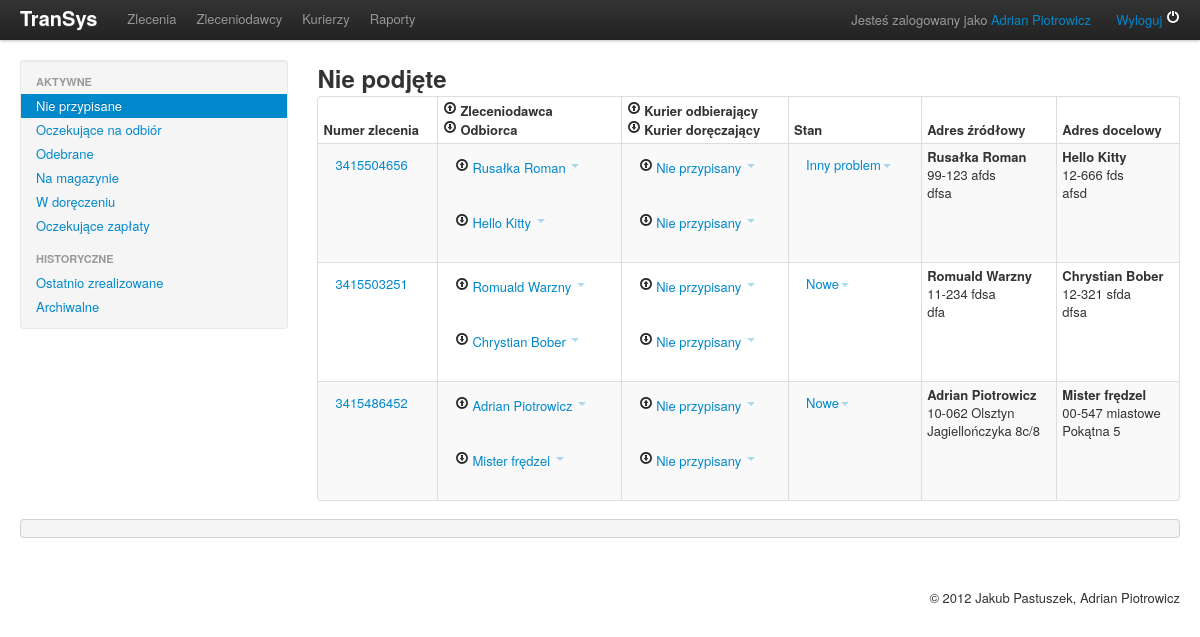
The page /admin/packages (signed in) on the database its author committed.
### tables this page shows
CREATE TABLE IF NOT EXISTS `user` (
  `user_id` int(10) unsigned NOT NULL AUTO_INCREMENT,
  `user_login` varchar(45) NOT NULL,
  `user_password` varchar(40) NOT NULL,
  `user_name` varchar(45) NOT NULL,
  `user_type` varchar(45) NOT NULL,
  `user_email` varchar(45) DEFAULT NULL,
  `user_phone` varchar(45) DEFAULT NULL,
  PRIMARY KEY (`user_id`)
);

CREATE TABLE IF NOT EXISTS `package` (
  `package_id` int(10) unsigned NOT NULL AUTO_INCREMENT,
  `package_tracking_code` varchar(10) NOT NULL,
  `sender_id` int(10) unsigned NOT NULL,
  `receiver_id` int(10) unsigned NOT NULL,
  `package_weight` float unsigned NOT NULL,
  `package_width` float unsigned NOT NULL,
  `package_height` float unsigned NOT NULL,
  `package_depth` float unsigned NOT NULL,
  `package_payment_method` varchar(45) NOT NULL,
  `courier_pick_id` int(10) unsigned DEFAULT NULL,
  `courier_deliver_id` int(10) unsigned DEFAULT NULL,
  `package_payment_received` tinyint(3) unsigned NOT NULL DEFAULT '0',
  PRIMARY KEY (`package_id`),
  UNIQUE KEY `package_tracking_code_UNIQUE` (`package_tracking_code`),
  KEY `fk_package_sender` (`sender_id`),
  KEY `fk_package_receiver` (`receiver_id`),
  KEY `fk_package_user1` (`courier_pick_id`),
  KEY `fk_package_user2` (`courier_deliver_id`)
);

### application/view.php (called while the page is built, shortened)
<?php
class App_View {
	protected $_viewScript;
	public function setView($sViewScript)
	{
		$this->_viewScript = $sViewScript;
		return $this;
	}
	public function setLayout($layout)
	{
		return $this;
	}
    public function render()
    {
        $this->_run(APPLICATION_PATH. '/views/' . $this->_viewScript);
        return ob_get_clean();
    }
    protected function _run()
    {
    	include func_get_arg(0);
    }
}

### htdocs/index.php (called while the page is built, shortened)
<?php
try {
	require_once APPLICATION_PATH . '/bootstrap.php';
	$oRequest = App_Request::getInstance();
	try {
		$oController = new $sControllerClass();
		$oController->init();
		$sActionMethod = strtolower($oRequest->getAction()) . 'Action';
		$oController->$sActionMethod();
		$content = $oController->view->render();
		include APPLICATION_PATH . '/views/' . $oController->view->getLayout() . '.phtml';
	} catch (Exception $e) {
		trigger_error('General error occured: ' . $e->getMessage(), E_USER_WARNING);
		$oController = new Controller_Default();
		$oController->init();
		$oController->errorAction();
		$oController->view->setView('default/error.phtml');
		$content = $oController->view->render();
		include APPLICATION_PATH . '/views/' . $oController->view->getLayout() . '.phtml';
	}
} catch (Exception $e) {
}

### application/auth.php (called while the page is built, shortened)
<?php
class App_Auth {
	private static $_instance = null;
	private $_identity;
	protected $_oDbAdapter;
	public static function getInstance()
	{
		return self::$_instance;
	}
	public static function setInstance(App_Auth $oAuth)
	{
		self::$_instance = $oAuth;
	}
	public function __construct()
	{
		$this->_oDbAdapter = App_Db::getInstance()->getAdapter();
	}
	public function getIdentity()
	{
		if (is_null($this->_identity)) {
			$query = "
				SELECT  *
				FROM	`user`
				WHERE	`user_id` = " . (int) $_SESSION['__TRU']['user_id'] . "
			";
			$mResult = $this->_oDbAdapter->query($query)->fetch();
			$this->_identity = $mResult;
		}
		return $this->_identity;
	}
	public function hasIdentity()
	{
		if (isset($_SESSION)
				&& isset($_SESSION['__TRU'])
				&& isset($_SESSION['__TRU']['user_id'])
				&& is_numeric($_SESSION['__TRU']['user_id'])
				) {
			return true;
		}
		return false;
	}
}

### application/bootstrap.php (called while the page is built, shortened)
<?php
function classAutoloader($sClassName) {
	$aClassName = explode('_', $sClassName);
	if (count($aClassName) == 2) {
		$sType = strtolower(array_shift($aClassName));
		$sClassFile = strtolower(array_shift($aClassName));
	} else {
		$sClassFile = strtolower(array_shift($aClassName));
		$sType = 'app';
	}
	switch ($sType) {
		case 'controller':
			$sClassPath = APPLICATION_PATH . '/controllers/';
			break;
		case 'model':
			$sClassPath = APPLICATION_PATH . '/models/';
			break;
		case 'app':
		default:
			$sClassPath = APPLICATION_PATH . '/';
			break;
	}
}

### application/db.php (called while the page is built, shortened)
<?php
class App_Db {
	protected static $_instance;
	protected $_oDbAdapter;
	public function getAdapter()
	{
		return $this->_oDbAdapter;
	}
	public function connect()
	{
		try {
			$this->_oDbAdapter = new PDO('mysql:host=localhost;dbname=transys', 'transys', 'transyspass',
					array(
							PDO::ATTR_ERRMODE => PDO::ERRMODE_EXCEPTION,
							PDO::MYSQL_ATTR_INIT_COMMAND => "set names utf8",
							PDO::ATTR_DEFAULT_FETCH_MODE => PDO::FETCH_OBJ
					));
		} catch (PDOException $e) {
			$this->handlePDOException($e);
			return false;
		}
	}
	public static function getInstance()
	{
		if (null === self::$_instance) {
			self::$_instance = new self();
		}
		return self::$_instance;
	}
}

### application/controllers/admin.php (called while the page is built, shortened)
<?php
class Controller_Admin extends App_Controller {
	public function init()
	{
		$this->view->setLayout('layout_admin');
	}
	public function packagesAction()
	{
		$oRequest = App_Request::getInstance();
		if ('admin' == App_Auth::getInstance()->getIdentity()->user_type) {
			$oRequest->setParam('type', $oRequest->getParam('type','new'));
		} else {
			$oRequest->setParam('type', $oRequest->getParam('type','pick'));
		}
		$oPackage = new Model_Package();
		$oPackage->setOption('type', $oRequest->getParam('type', 'new'));
		$this->view->packages = $oPackage->getList();
		$oUser = new Model_User();
		$oUser->setOption('type', 'courier');
		$this->view->couriers = $oUser->getList();
	}
}

### application/request.php (called while the page is built, shortened)
<?php
class App_Request {
	private static $_instance;
	protected $_params;
	protected $_controller;
	protected $_action;
	public function __construct()
	{
		$this->_params = new ArrayObject();
		self::$_instance = $this;
		return $this;
	}
	public static function getInstance()
	{
		if (null === self::$_instance) {
			self::$_instance = new self();
		}
		return self::$_instance;
	}
	public function setController($value)
	{
		$this->_controller = $value;
		return $this;
	}
	public function setAction($value)
	{
		$this->_action = $value;
		return $this;
	}
	public function setParam($name, $value)
	{
		$this->_params->offsetSet($name, $value);
		return $this;
	}
	public function getController()
	{
		return $this->_controller;
	}
	public function getAction()
	{
		return $this->_action;
	}
	public function getParam($name, $defaultValue = null)
	{
		if ($this->_params->offsetExists($name)) {
			return $this->_params->offsetGet($name);
		}
		return $defaultValue;
	}
}

### application/models/package.php (called while the page is built, shortened)
<?php
class Model_Package extends App_Model {
	public function getPackageStatement()
	{
		return $query;
	}
	public function getList()
	{
		$where = '1';
		try {
			$query = $this->getPackageStatement();
			if ($this->hasOption('type')) {
				if ('new' == $this->getOption('type')) {
					$where .= " AND (`package`.`courier_deliver_id` IS NULL OR `package`.`courier_pick_id` IS NULL)";
				}
			}
			$query = str_replace(':where', $where, $query);
			$oResult = $this->_oDbAdapter->query($query)->fetchAll();
			return $oResult;
		} catch (PDOException $e) {
			$this->handlePDOException($e);
			return false;
		}
	}
}

### application/model.php (called while the page is built, shortened)
<?php
class App_Model extends App_Db {
	protected $__options = array();
	public function setOption($sOptionName, $mOptionValue) {
		$this->__options[$sOptionName] = $mOptionValue;
		return $this;
	}
	public function getOption($sOptionName, $mDefaultValue = null) {
		if (!array_key_exists($sOptionName, $this->__options)) {
			if (func_num_args() == 2) {
				return func_get_arg(1);
			} else {
				$this->__vommit('Requested option `' . $sOptionName . '` was not found and no default value was provided');
			}
		}
		return $this->__options[$sOptionName];
	}
}

### application/controller.php (called while the page is built, shortened)
<?php
class App_Controller {
	protected $_request;
	public function __construct()
	{
		$this->view = new App_View();
		$this->_request = App_Request::getInstance();
	}
	public function init()
	{
		$viewScript = strtolower(str_replace('Controller_', '', $this->_request->getController())) . '/' . strtolower($this->_request->getAction()) . '.phtml';
	}
}

### application/views/admin/packages.phtml (the view, shortened to what this page needs)
<div class="row-fluid">
	<div class="span3">
		<div class="well sidebar-nav">
			<ul class="nav nav-list">
				<li class="nav-header">Aktywne</li>
				<?php if ('admin' == App_Auth::getInstance()->getIdentity()->user_type): ?>
				<li class="<?php if ('new' == App_Request::getInstance()->getParam('type', '')) echo 'active'; ?>"><a href="/admin/packages/type/new">Nie przypisane</a></li>
				<?php endif; ?>
				<li class="<?php if ('pick' == App_Request::getInstance()->getParam('type', '')) echo 'active'; ?>"><a href="/admin/packages/type/pick">Oczekujące na odbiór</a></li>
				<li class="<?php if ('picked' == App_Request::getInstance()->getParam('type', '')) echo 'active'; ?>"><a href="/admin/packages/type/picked">Odebrane</a></li>
				<li class="<?php if ('warehouse' == App_Request::getInstance()->getParam('type', '')) echo 'active'; ?>"><a href="/admin/packages/type/warehouse">Na magazynie</a></li>
				<li class="<?php if ('deliver' == App_Request::getInstance()->getParam('type', '')) echo 'active'; ?>"><a href="/admin/packages/type/deliver">W doręczeniu</a></li>
				<li class="<?php if ('payment' == App_Request::getInstance()->getParam('type', '')) echo 'active'; ?>"><a href="/admin/packages/type/payment">Oczekujące zapłaty</a></li>
				<li class="nav-header">Historyczne</li>
				<li class="<?php if ('complete' == App_Request::getInstance()->getParam('type', '')) echo 'active'; ?>"><a href="/admin/packages/type/complete">Ostatnio zrealizowane</a></li>
				<li class="<?php if ('archive' == App_Request::getInstance()->getParam('type', '')) echo 'active'; ?>"><a href="/admin/packages/type/archive">Archiwalne</a></li>
			</ul>
		</div>
	</div>
	<div class="span9">
		<div class="row-fluid">
			<div class="span12">
				<?php if ('new' == App_Request::getInstance()->getParam('type', '')): ?>
				<h2>Nie podjęte</h2>
				<?php endif; ?>
				<table class="table table-striped table-bordered table-condensed">
					<thead>
						<tr>
							<th>Numer zlecenia</th>
							<th>
								<i class="icon-upload"></i> Zleceniodawca<br>
								<i class="icon-download"></i> Odbiorca
							</th>
							<th>
								<i class="icon-upload"></i> Kurier odbierający<br>
								<i class="icon-download"></i> Kurier doręczający
							</th>
							<th>Stan</th>
							<th>Adres źródłowy</th>
							<th>Adres docelowy</th>
						</tr>
					</thead>
					<tbody>
					<?php if (count($this->packages) > 0): ?>
						<?php foreach ($this->packages as $oPackage): ?>
						<tr>
							<td>
								<ul class="nav nav-pills">
									<li>
										<a href="/package/track?tracking_code=<?php echo $oPackage->package_tracking_code; ?>"><?php echo $oPackage->package_tracking_code; ?></a>
									</li>
								</ul>
							</td>
							<td>
								<ul class="nav nav-pills">
									<li class="dropdown">
										<a class="dropdown-toggle" data-toggle="dropdown" href="#"><i class="icon-upload"></i> <?php echo $oPackage->sender_name; ?> <b class="caret"></b></a>
									</li>
								</ul>
								<ul class="nav nav-pills">
									<li class="dropdown">
										<a class="dropdown-toggle" data-toggle="dropdown" href="#"><i class="icon-download"></i> <?php echo $oPackage->receiver_name; ?> <b class="caret"></b></a>
									</li>
								</ul>
							</td>
							<td>
								<ul class="nav nav-pills">
									<li class="dropdown">
										<a class="dropdown-toggle" data-toggle="dropdown" href="#">
											<i class="icon-upload"></i>
											<?php if ($oPackage->courier_pick_name): ?>
												<?php echo $oPackage->courier_pick_name; ?>
											<?php else: ?>
												Nie przypisany
											<?php endif; ?>
											<b class="caret"></b>
										</a>
									</li>
								</ul>
								<ul class="nav nav-pills">
									<li class="dropdown">
										<a class="dropdown-toggle" data-toggle="dropdown" href="#">
											<i class="icon-download"></i>
											<?php if ($oPackage->courier_deliver_name): ?>
												<?php echo $oPackage->courier_deliver_name; ?>
											<?php else: ?>
												Nie przypisany
											<?php endif; ?>
											<b class="caret"></b>
										</a>
									</li>
								</ul>
							</td>
							<td>
								<ul class="nav nav-pills">
									<li class="dropdown">
										<a class="dropdown-toggle" data-toggle="dropdown" href="#"><?php echo constant('Model_Package::STATE_SHORT_' . $oPackage->package_state); ?><b class="caret"></b></a>
									</li>
								</ul>
							</td>
							<td>
								<address>
									<strong><?php echo $oPackage->sender_name; ?></strong><br>
									<?php echo $oPackage->sender_postal; ?> <?php echo $oPackage->sender_city; ?><br>
									<?php echo $oPackage->sender_street; ?><br>
								</address>
							</td>
							<td>
								<address>
									<strong><?php echo $oPackage->receiver_name; ?></strong><br>
									<?php echo $oPackage->receiver_postal; ?> <?php echo $oPackage->receiver_city; ?><br>
									<?php echo $oPackage->receiver_street; ?><br>
								</address>
							</td>
						</tr>
						<?php endforeach; ?>
					<?php endif; ?>
					</tbody>
				</table>
			</div>
		</div>
	</div>
</div>
<div class="row-fluid">
	<div class="span12">
		<pre><?php  ?></pre>
	</div>
</div>

### application/views/layout_admin.phtml (shortened to what this page needs)
<!DOCTYPE html>
<html>
<head>
<link href="/css/bootstrap.css" rel="stylesheet">
<link href="/css/bootstrap-responsive.css" rel="stylesheet">
</head>
<body>
    <div class="navbar navbar-fixed-top">
        <div class="navbar-inner">
            <div class="container-fluid">
                <a class="brand" href="/">TranSys</a>
            	<div class="nav-collapse">
            		<?php if (App_Auth::getInstance()->hasIdentity()): ?>
                    <ul class="nav">
                        <li><a href="/admin/packages">Zlecenia</a></li>
                        <?php if ('admin' == App_Auth::getInstance()->getIdentity()->user_type): ?>
                        <li><a href="/admin/senders">Zleceniodawcy</a></li>
                        <li><a href="/admin/couriers">Kurierzy</a></li>
                        <li><a href="/admin/reports">Raporty</a></li>
                        <?php endif; ?>
                    </ul>
                    <?php endif; ?>
                    <p class="navbar-text pull-right">
                    	<?php if (App_Auth::getInstance()->hasIdentity()): ?>
                    		Jesteś zalogowany jako <a href="/admin"><?php echo App_Auth::getInstance()->getIdentity()->user_name; ?></a>
                    		<a href="/admin/logout">Wyloguj <i class="icon-off icon-white"></i></a>
                    	<?php else: ?>
                    		Nie jesteś zalogowany
                    		&nbsp;&nbsp;&nbsp;&nbsp;&nbsp;
                    		<a href="/admin/login">Zaloguj <i class="icon-user icon-white"></i></a>
                    	<?php endif; ?>
                    </p>
                </div>
            </div>
        </div>
    </div>
    <div class="container-fluid">
		<?php echo $content; ?>
	</div>
	<div class="container-fluid">
		<footer style="margin-top: 40px;" class="pull-right">
			&copy; 2012 Jakub Pastuszek, Adrian Piotrowicz
		</footer>
	</div>
</body>
</html>

### application/views/layout_admin.phtml (style rules this page uses)
body { padding-top: 60px; padding-bottom: 40px; line-height: 1.7em; }
.navbar-fixed-top .brand { font-weight: bold; color: white; text-shadow: 0 1px 0 rgba(255, 255, 255, .1), 0 0 30px rgba(255, 255, 255, .125); -webkit-transition: all .2s linear; -moz-transition: all .2s linear; transition: all .2s linear; }
.sidebar-nav { padding: 9px 0; }

### rows shown on the page
user: user_name "Adrian Piotrowicz"
package: package_tracking_code "3415504656", sender_name "Rusałka Roman", receiver_name "Hello Kitty", package_state "Inny problem", sender_postal "99-123", sender_city "afds", sender_street "dfsa", receiver_postal "12-666", receiver_city "fds", receiver_street "afsd"
package: package_tracking_code "3415503251", sender_name "Romuald Warzny", receiver_name "Chrystian Bober", package_state "Nowe", sender_postal "11-234", sender_city "fdsa", sender_street "dfa", receiver_postal "12-321", receiver_city "sfda", receiver_street "dfsa"
package: package_tracking_code "3415486452", sender_name "Adrian Piotrowicz", receiver_name "Mister frędzel", package_state "Nowe", sender_postal "10-062", sender_city "Olsztyn", sender_street "Jagiellończyka 8c/8", receiver_postal "00-547", receiver_city "miastowe", receiver_street "Pokątna 5"
